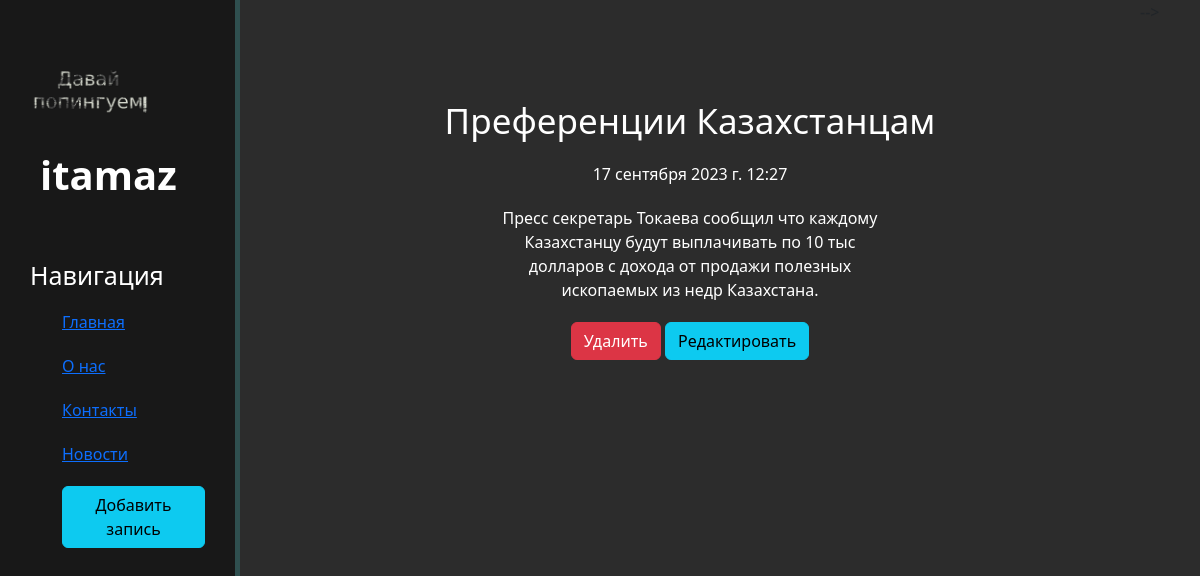
Screenshot of /news/1 with the database file from the repository.
### news/models.py (models this page shows, shortened)
class Articles(models.Model):
    title = models.CharField('Название', max_length=50)
    anons = models.CharField('Анонс', max_length=250)
    full_text = models.TextField('Статья')
    date = models.DateTimeField('Дата публикации')
    class Meta:
        verbose_name = 'Новость'
        verbose_name_plural = 'Новости'

### news/views.py (the view)
# urls.py: path('<int:pk>', views.NewsDetailView.as_view(), name='news-detail'),
class NewsDetailView(DetailView):
    model = Articles
    template_name = 'news/details_view.html'
    context_object_name = 'article'

### news/templates/news/details_view.html (shortened to what this page needs)
{% extends 'main/layout.html' %}
{% block content %}
    <div class="features">
        <h1> {{ article.title }} </h1>
        <p> {{ article.date }} </p>
        <p> {{ article.full_text }} </p>
        <a href="{% url 'news-delete' article.id %}" class="btn btn-danger"> Удалить </a>
        <a href="{% url 'news-update' article.id %}" class="btn btn-info"> Редактировать </a>
    </div>
{% endblock %}

### main/static/main/css/main.css (style rules this page uses)
body { background: #2c2c2c; }
main .features { float: left; color: #fff; margin-top: 100px; text-align: center; width: 75%; }
main .features h1 { font-size: 35px; }
main .features p { max-width: 400px; margin: 20px auto }

### rows the page displays
Articles: title "Преференции Казахстанцам", date "17 сентября 2023 г. 12:27", full_text "Пресс секретарь Токаева сообщил что каждому Казахстанцу будут выплачивать по 10 тыс долларов с дохода от продажи полезных ископаемых из недр Казахстана."
